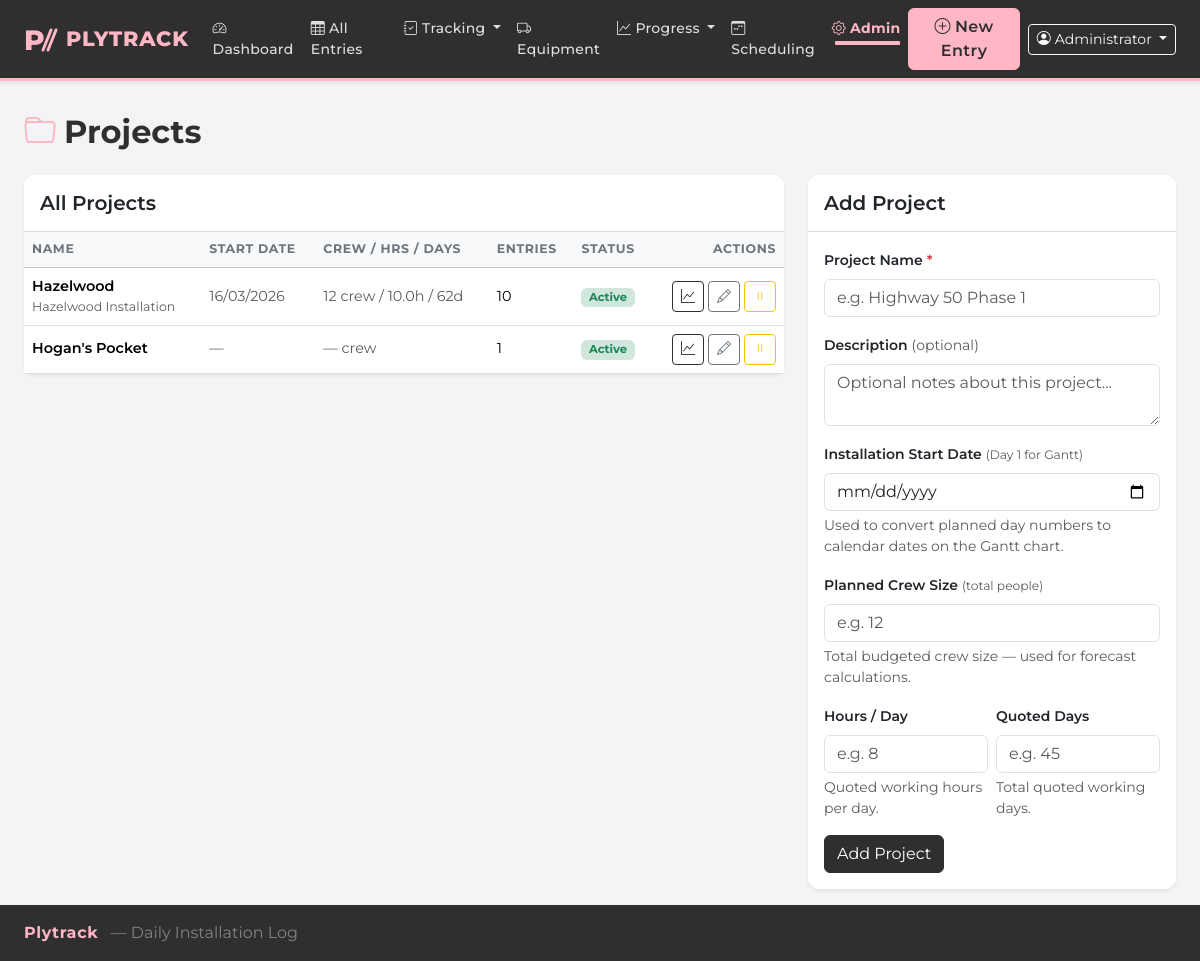
The page /admin/projects (signed in) on the database its author committed.
### models.py (models this page shows, shortened)
class User(UserMixin, db.Model):
    id = db.Column(db.Integer, primary_key=True)
    username = db.Column(db.String(100), nullable=False, unique=True)
    display_name = db.Column(db.String(200))       # full name shown in entries
    email = db.Column(db.String(200))              # contact email
    password_hash = db.Column(db.String(256), nullable=False)
    is_admin = db.Column(db.Boolean, default=False)
    active = db.Column(db.Boolean, default=True)
    created_at = db.Column(db.DateTime, default=datetime.utcnow)
    entries = db.relationship('DailyEntry', backref='submitted_by_user', lazy=True)
    @property
    def is_active(self):
        return self.active

class Project(db.Model):
    id = db.Column(db.Integer, primary_key=True)
    name = db.Column(db.String(200), nullable=False)
    description = db.Column(db.Text)
    active = db.Column(db.Boolean, default=True)
    start_date = db.Column(db.Date)           # Day 1 of installation (for Gantt day→date mapping)
    planned_crew = db.Column(db.Integer)      # Estimated crew size for efficiency calculations
    hours_per_day = db.Column(db.Float)       # Quoted hours per working day
    quoted_days = db.Column(db.Integer)       # Total quoted working days for the job
    state = db.Column(db.String(10))              # Australian state code e.g. 'QLD'
    is_cfmeu = db.Column(db.Boolean, default=False)
    created_at = db.Column(db.DateTime, default=datetime.utcnow)
    entries = db.relationship('DailyEntry', backref='project', lazy=True)
    planned_data = db.relationship('PlannedData', backref='project',
                                   cascade='all, delete-orphan', lazy=True)
    non_work_dates = db.relationship('ProjectNonWorkDate', backref='project',
                                     cascade='all, delete-orphan',
                                     order_by='ProjectNonWorkDate.date')
    budgeted_roles = db.relationship('ProjectBudgetedRole', backref='project',
                                     cascade='all, delete-orphan', lazy=True)

### app.py (the view, shortened to what this page needs)
@app.route('/admin/projects', methods=['GET', 'POST'])
def admin_projects():
    projects = Project.query.order_by(Project.name).all()
    return render_template('admin/projects.html', projects=projects)

### app.py (called while the page is built)
@login_manager.user_loader
def load_user(user_id):
    return User.query.get(int(user_id))

@app.context_processor
def inject_active_projects():
    try:
        projects = Project.query.filter_by(active=True).order_by(Project.name).all()
    except Exception:
        projects = []
    return {'_active_projects': projects}

@app.before_request
def require_login():
    public_endpoints = {'login', 'logout', 'static'}
    if request.endpoint not in public_endpoints and not current_user.is_authenticated:
        return redirect(url_for('login', next=request.url))

### templates/admin/projects.html (shortened to what this page needs)
{% extends "base.html" %}
{% block content %}
<div class="d-flex justify-content-between align-items-center mb-4">
  <h2 class="fw-bold mb-0"><i class="bi bi-folder me-2 text-primary"></i>Projects</h2>
</div>
<div class="row g-4">
  <div class="col-lg-8">
    <div class="card border-0 shadow-sm">
      <div class="card-header bg-white py-3">
        <h5 class="mb-0 fw-semibold">All Projects</h5>
      </div>
      <div class="card-body p-0">
        {% if projects %}
        <table class="table table-hover align-middle mb-0">
          <thead class="table-light">
            <tr>
              <th>Name</th>
              <th>Start Date</th>
              <th>Crew / Hrs / Days</th>
              <th>Entries</th>
              <th>Status</th>
              <th class="text-end">Actions</th>
            </tr>
          </thead>
          <tbody>
            {% for project in projects %}
            <tr>
              <td>
                <div class="fw-semibold">{{ project.name }}</div>
                {% if project.description %}
                <div class="text-muted small">{{ project.description }}</div>
                {% endif %}
              </td>
              <td class="text-muted small">
                {{ project.start_date.strftime('%d/%m/%Y') if project.start_date else '—' }}
              </td>
              <td class="text-muted small">
                {{ project.planned_crew or '—' }} crew
                {% if project.hours_per_day %} / {{ project.hours_per_day }}h{% endif %}
                {% if project.quoted_days %} / {{ project.quoted_days }}d{% endif %}
              </td>
              <td>{{ project.entries|length }}</td>
              <td>
                {% if project.active %}
                  <span class="badge bg-success-subtle text-success">Active</span>
                {% else %}
                  <span class="badge bg-secondary-subtle text-secondary">Inactive</span>
                {% endif %}
              </td>
              <td class="text-end">
                <div class="d-flex gap-1 justify-content-end">
                  <a href="{{ url_for('project_dashboard', project_id=project.id) }}"
                     class="btn btn-sm btn-outline-primary" title="Progress Dashboard">
                    <i class="bi bi-graph-up"></i>
                  </a>
                  <button class="btn btn-sm btn-outline-secondary" type="button"
                          onclick="openEditProject({{ project.id }},
                            '{{ project.name|replace("'", "\\'") }}',
                            '{{ (project.description or '')|replace("'", "\\'") }}',
                            '{{ project.start_date.strftime("%Y-%m-%d") if project.start_date else "" }}',
                            '{{ project.planned_crew or "" }}',
                            '{{ project.hours_per_day or "" }}',
                            '{{ project.quoted_days or "" }}')"
                          title="Edit">
                    <i class="bi bi-pencil"></i>
                  </button>
                  <form method="POST" class="d-inline">
                    <button type="submit"
                            class="btn btn-sm btn-outline-{% if project.active %}warning{% else %}success{% endif %}"
                            title="{% if project.active %}Deactivate{% else %}Activate{% endif %}">
                      <i class="bi bi-{% if project.active %}pause{% else %}play{% endif %}"></i>
                    </button>
                  </form>
                </div>
              </td>
            </tr>
            {% endfor %}
          </tbody>
        </table>
        {% else %}
        <div class="text-center py-5 text-muted">
          <i class="bi bi-folder2-open fs-1 d-block mb-2"></i>
          No projects yet. Add your first project.
        </div>
        {% endif %}
      </div>
    </div>
  </div>
  <div class="col-lg-4">
    <div class="card border-0 shadow-sm">
      <div class="card-header bg-white py-3">
        <h5 class="mb-0 fw-semibold" id="formTitle">Add Project</h5>
      </div>
      <div class="card-body">
        <form method="POST" id="projectForm">
          <div class="mb-3">
            <label class="form-label fw-semibold">Project Name <span class="text-danger">*</span></label>
            <input type="text" name="name" id="projectName" class="form-control" required
                   placeholder="e.g. Highway 50 Phase 1">
          </div>
          <div class="mb-3">
            <label class="form-label fw-semibold">Description <span class="text-muted fw-normal">(optional)</span></label>
            <textarea name="description" id="projectDesc" class="form-control" rows="2"
                      placeholder="Optional notes about this project..."></textarea>
          </div>
          <div class="mb-3">
            <label class="form-label fw-semibold">
              Installation Start Date
              <span class="text-muted fw-normal small">(Day 1 for Gantt)</span>
            </label>
            <input type="date" name="start_date" id="projectStartDate" class="form-control">
            <div class="form-text">Used to convert planned day numbers to calendar dates on the Gantt chart.</div>
          </div>
          <div class="mb-3">
            <label class="form-label fw-semibold">
              Planned Crew Size
              <span class="text-muted fw-normal small">(total people)</span>
            </label>
            <input type="number" name="planned_crew" id="projectPlannedCrew" class="form-control"
                   min="1" placeholder="e.g. 12">
            <div class="form-text">Total budgeted crew size — used for forecast calculations.</div>
          </div>
          <div class="row g-2 mb-3">
            <div class="col-6">
              <label class="form-label fw-semibold">Hours / Day</label>
              <input type="number" name="hours_per_day" id="projectHoursPerDay" class="form-control"
                     min="1" max="24" step="0.5" placeholder="e.g. 8">
              <div class="form-text">Quoted working hours per day.</div>
            </div>
            <div class="col-6">
              <label class="form-label fw-semibold">Quoted Days</label>
              <input type="number" name="quoted_days" id="projectQuotedDays" class="form-control"
                     min="1" placeholder="e.g. 45">
              <div class="form-text">Total quoted working days.</div>
            </div>
          </div>
          <div class="d-flex gap-2">
            <button type="submit" class="btn btn-primary" id="submitBtn">Add Project</button>
          </div>
        </form>
      </div>
    </div>
  </div>
</div>
{% endblock %}

### templates/base.html (shortened to what this page needs)
<!DOCTYPE html>
<html lang="en">
<head>
  <link href="https://cdn.jsdelivr.net/npm/bootstrap@5.3.3/dist/css/bootstrap.min.css" rel="stylesheet">
  <link href="https://cdn.jsdelivr.net/npm/bootstrap-icons@1.11.3/font/bootstrap-icons.css" rel="stylesheet">
  <link href="{{ url_for('static', filename='css/custom.css') }}" rel="stylesheet">
</head>
<body>
<nav class="navbar navbar-expand-lg ply-navbar shadow-sm">
  <div class="container-fluid px-4">
    <a class="navbar-brand d-flex align-items-center gap-2" href="{{ url_for('index') }}">
      <svg width="34" height="30" viewBox="0 0 34 30" fill="none" xmlns="http://www.w3.org/2000/svg" aria-hidden="true">
        <text x="0" y="26" font-family="Montserrat, sans-serif" font-weight="800" font-size="28" fill="#FFB7C5">P</text>
      </svg>
      <span>Plytrack</span>
    </a>
    <div class="collapse navbar-collapse" id="navMenu">
      <ul class="navbar-nav me-auto mb-2 mb-lg-0">
        <li class="nav-item">
          <a class="nav-link {% if request.endpoint == 'index' %}active{% endif %}" href="{{ url_for('index') }}">
            <i class="bi bi-speedometer2 me-1"></i>Dashboard
          </a>
        </li>
        <li class="nav-item">
          <a class="nav-link {% if request.endpoint == 'entries' %}active{% endif %}" href="{{ url_for('entries') }}">
            <i class="bi bi-table me-1"></i>All Entries
          </a>
        </li>
        <li class="nav-item dropdown">
          <a class="nav-link dropdown-toggle {% if request.endpoint and (request.endpoint.startswith('hire') or 'delay_report' in (request.endpoint or '') or request.endpoint == 'morning_standdown') %}active{% endif %}"
             href="#" data-bs-toggle="dropdown">
            <i class="bi bi-journal-check me-1"></i>Tracking
          </a>
        </li>
        <li class="nav-item">
          <a class="nav-link {% if request.endpoint == 'equipment_overview' %}active{% endif %}"
             href="{{ url_for('equipment_overview') }}">
            <i class="bi bi-truck me-1"></i>Equipment
          </a>
        </li>
        <li class="nav-item dropdown">
          <a class="nav-link dropdown-toggle {% if request.endpoint and ('project_dashboard' in request.endpoint or 'panel' in request.endpoint) %}active{% endif %}"
             href="#" data-bs-toggle="dropdown">
            <i class="bi bi-graph-up me-1"></i>Progress
          </a>
        </li>
        <li class="nav-item">
          <a class="nav-link {% if request.endpoint and 'scheduling' in request.endpoint %}active{% endif %}"
             href="{{ url_for('scheduling_overview') }}">
            <i class="bi bi-calendar3-week me-1"></i>Scheduling
          </a>
        </li>
        <li class="nav-item dropdown">
          <a class="nav-link dropdown-toggle {% if request.endpoint and 'admin' in request.endpoint %}active{% endif %}"
             href="#" data-bs-toggle="dropdown">
            <i class="bi bi-gear me-1"></i>Admin
          </a>
        </li>
      </ul>
      <div class="d-flex align-items-center gap-2">
        <a href="{{ url_for('new_entry') }}" class="btn btn-ply-primary fw-semibold">
          <i class="bi bi-plus-circle me-1"></i>New Entry
        </a>
        <div class="dropdown">
          <button class="btn btn-outline-light btn-sm dropdown-toggle" data-bs-toggle="dropdown">
            <i class="bi bi-person-circle me-1"></i>{{ current_user.display_name or current_user.username }}
          </button>
        </div>
      </div>
    </div>
  </div>
</nav>
<div class="container-fluid px-4 py-3">
  {% block content %}{% endblock %}
</div>
<footer class="footer mt-auto py-3">
  <div class="container-fluid px-4">
    <span class="ply-footer-brand">Plytrack</span>
    <span class="ms-2" style="color:rgba(255,255,255,0.4);">&mdash; Daily Installation Log</span>
  </div>
</footer>
</body>
</html>

### static/css/custom.css (style rules this page uses)
:root { --ply-pink: #FFB7C5; --ply-pink-dark: #e8899a; --ply-slate: #2F2F2F; --ply-slate-mid: #3f3f3f; --ply-concrete: #D9D9D9; --ply-sky: #A6E6FC; --ply-bg: #f4f4f6; --bs-primary: #FFB7C5; --bs-primary-rgb: 255, 183, 197; --bs-link-color: #2F2F2F; --bs-link-hover-color: #e8899a; }
body { background-color: var(--ply-bg); min-height: 100vh; display: flex; flex-direction: column; font-family: 'Montserrat', sans-serif; }
.container-fluid { max-width: 1400px; }
.navbar.ply-navbar { background-color: var(--ply-slate) !important; border-bottom: 3px solid var(--ply-pink); }
.ply-navbar .navbar-brand { color: var(--ply-pink) !important; font-weight: 800; font-size: 1.3rem; letter-spacing: 0.04em; text-transform: uppercase; }
.ply-navbar .nav-link { color: rgba(255,255,255,0.85) !important; font-weight: 500; font-size: 0.875rem; letter-spacing: 0.02em; }
.ply-navbar .nav-link.active { color: var(--ply-pink) !important; font-weight: 700; }
.btn-ply-primary { background-color: var(--ply-pink); border-color: var(--ply-pink); color: var(--ply-slate); font-weight: 700; letter-spacing: 0.03em; }
.btn-primary { background-color: var(--ply-slate); border-color: var(--ply-slate); color: #fff; }
.btn-outline-primary { color: var(--ply-slate); border-color: var(--ply-slate); }
.card { border-radius: 0.75rem; border: none; box-shadow: 0 1px 4px rgba(0,0,0,0.07); }
.card-header { border-radius: 0.75rem 0.75rem 0 0 !important; border-bottom: 1px solid var(--ply-concrete); background-color: #fff; }
.table th { font-size: 0.78rem; font-weight: 700; text-transform: uppercase; letter-spacing: 0.05em; color: #6c757d; white-space: nowrap; }
.table td { font-size: 0.9rem; }
.badge { font-size: 0.72rem; }
.form-label.fw-semibold { font-size: 0.875rem; }
.footer { margin-top: auto; background-color: var(--ply-slate) !important; border-top: none !important; color: rgba(255,255,255,0.5); }
.footer .ply-footer-brand { color: var(--ply-pink); font-weight: 700; letter-spacing: 0.04em; }
.ply-navbar .nav-link.active::after { content: ''; display: block; height: 2px; background: var(--ply-pink); border-radius: 1px; margin-top: 2px; }
h2.fw-bold, h1.fw-bold { color: var(--ply-slate); }

### rows shown on the page
User: display_name "Administrator"
Project: name "Hazelwood", description "Hazelwood Installation", start_date "16/03/2026", planned_crew "12", hours_per_day "10.0", quoted_days "62", entries|length "10", active "Active"
Project: name "Hogan's Pocket", start_date "—", planned_crew "—", entries|length "1", active "Active"
